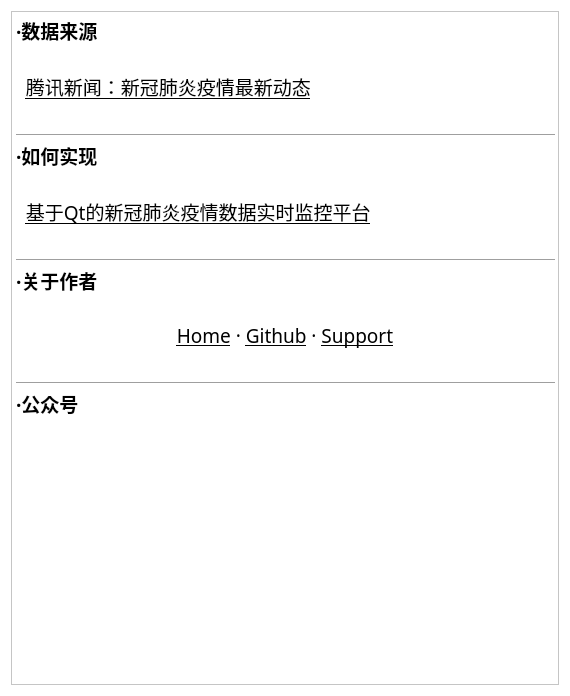
<?xml version="1.0" encoding="UTF-8"?>
<ui version="4.0">
 <class>about</class>
 <widget class="QDialog" name="about">
  <property name="geometry">
   <rect>
    <x>0</x>
    <y>0</y>
    <width>570</width>
    <height>696</height>
   </rect>
  </property>
  <property name="sizePolicy">
   <sizepolicy hsizetype="Minimum" vsizetype="Minimum">
    <horstretch>0</horstretch>
    <verstretch>0</verstretch>
   </sizepolicy>
  </property>
  <property name="minimumSize">
   <size>
    <width>570</width>
    <height>470</height>
   </size>
  </property>
  <property name="windowTitle">
   <string>Dialog</string>
  </property>
  <property name="styleSheet">
   <string notr="true">background-color: rgb(255, 255, 255);</string>
  </property>
  <layout class="QVBoxLayout" name="verticalLayout">
   <item>
    <widget class="QTextBrowser" name="tb_about">
     <property name="font">
      <font>
       <family>黑体</family>
       <pointsize>7</pointsize>
      </font>
     </property>
     <property name="html">
      <string>&lt;!DOCTYPE HTML PUBLIC &quot;-//W3C//DTD HTML 4.0//EN&quot; &quot;http://www.w3.org/TR/REC-html40/strict.dtd&quot;&gt;
&lt;html&gt;&lt;head&gt;&lt;meta name=&quot;qrichtext&quot; content=&quot;1&quot; /&gt;&lt;style type=&quot;text/css&quot;&gt;
p, li { white-space: pre-wrap; }
&lt;/style&gt;&lt;/head&gt;&lt;body style=&quot; font-family:'黑体'; font-size:7pt; font-weight:400; font-style:normal;&quot;&gt;
&lt;p style=&quot; margin-top:0px; margin-bottom:0px; margin-left:0px; margin-right:0px; -qt-block-indent:0; text-indent:0px;&quot;&gt;&lt;span style=&quot; font-size:14pt; font-weight:600;&quot;&gt;·数据来源&lt;/span&gt;&lt;/p&gt;
&lt;p style=&quot;-qt-paragraph-type:empty; margin-top:0px; margin-bottom:0px; margin-left:0px; margin-right:0px; -qt-block-indent:0; text-indent:0px; font-size:14pt; font-weight:600;&quot;&gt;&lt;br /&gt;&lt;/p&gt;
&lt;p style=&quot; margin-top:0px; margin-bottom:0px; margin-left:0px; margin-right:0px; -qt-block-indent:0; text-indent:0px;&quot;&gt;&lt;span style=&quot; font-size:14pt;&quot;&gt;  &lt;/span&gt;&lt;a href=&quot;https://news.qq.com/zt2020/page/feiyan.htm&quot;&gt;&lt;span style=&quot; font-size:14pt; text-decoration: underline; color:#000000;&quot;&gt;腾讯新闻：新冠肺炎疫情最新动态&lt;/span&gt;&lt;/a&gt;&lt;/p&gt;
&lt;p style=&quot;-qt-paragraph-type:empty; margin-top:0px; margin-bottom:0px; margin-left:0px; margin-right:0px; -qt-block-indent:0; text-indent:0px; font-size:14pt;&quot;&gt;&lt;br /&gt;&lt;/p&gt;
&lt;hr /&gt;
&lt;p style=&quot; margin-top:0px; margin-bottom:0px; margin-left:0px; margin-right:0px; -qt-block-indent:0; text-indent:0px;&quot;&gt;&lt;span style=&quot; font-size:14pt; font-weight:600;&quot;&gt;·如何实现&lt;/span&gt;&lt;/p&gt;
&lt;p style=&quot;-qt-paragraph-type:empty; margin-top:0px; margin-bottom:0px; margin-left:0px; margin-right:0px; -qt-block-indent:0; text-indent:0px; font-size:14pt;&quot;&gt;&lt;br /&gt;&lt;/p&gt;
&lt;p style=&quot; margin-top:0px; margin-bottom:0px; margin-left:0px; margin-right:0px; -qt-block-indent:0; text-indent:0px;&quot;&gt;&lt;span style=&quot; font-size:14pt;&quot;&gt;  &lt;/span&gt;&lt;a href=&quot;http://www.wangchaochao.top/2020/02/14/qt-ncov/&quot;&gt;&lt;span style=&quot; font-size:14pt; text-decoration: underline; color:#000000;&quot;&gt;基于Qt的新冠肺炎疫情数据实时监控平台&lt;/span&gt;&lt;/a&gt;&lt;/p&gt;
&lt;p style=&quot;-qt-paragraph-type:empty; margin-top:0px; margin-bottom:0px; margin-left:0px; margin-right:0px; -qt-block-indent:0; text-indent:0px; font-size:14pt; text-decoration: underline; color:#0000ff;&quot;&gt;&lt;br /&gt;&lt;/p&gt;
&lt;hr /&gt;
&lt;p style=&quot; margin-top:0px; margin-bottom:0px; margin-left:0px; margin-right:0px; -qt-block-indent:0; text-indent:0px;&quot;&gt;&lt;span style=&quot; font-size:14pt; font-weight:600;&quot;&gt;·关于作者&lt;/span&gt;&lt;/p&gt;
&lt;p style=&quot;-qt-paragraph-type:empty; margin-top:0px; margin-bottom:0px; margin-left:0px; margin-right:0px; -qt-block-indent:0; text-indent:0px; font-size:14pt;&quot;&gt;&lt;br /&gt;&lt;/p&gt;
&lt;p align=&quot;center&quot; style=&quot; margin-top:0px; margin-bottom:0px; margin-left:0px; margin-right:0px; -qt-block-indent:0; text-indent:0px;&quot;&gt;&lt;a href=&quot;http://www.wangchaochao.top/2020/02/14/qt-ncov/&quot;&gt;&lt;span style=&quot; font-size:14pt; text-decoration: underline; color:#000000;&quot;&gt;Home&lt;/span&gt;&lt;/a&gt;&lt;span style=&quot; font-size:14pt; color:#000000;&quot;&gt; · &lt;/span&gt;&lt;a href=&quot;https://github.com/qtexe/qt_2019_ncov&quot;&gt;&lt;span style=&quot; font-size:14pt; text-decoration: underline; color:#000000;&quot;&gt;Github&lt;/span&gt;&lt;/a&gt;&lt;span style=&quot; font-size:14pt; color:#000000;&quot;&gt; · &lt;/span&gt;&lt;a href=&quot;https://wcc-blog.oss-cn-beijing.aliyuncs.com/payQR.jpg&quot;&gt;&lt;span style=&quot; font-size:14pt; text-decoration: underline; color:#000000;&quot;&gt;Support&lt;/span&gt;&lt;/a&gt;&lt;/p&gt;
&lt;p style=&quot;-qt-paragraph-type:empty; margin-top:0px; margin-bottom:0px; margin-left:0px; margin-right:0px; -qt-block-indent:0; text-indent:0px; font-size:14pt;&quot;&gt;&lt;br /&gt;&lt;/p&gt;
&lt;hr /&gt;
&lt;p style=&quot; margin-top:0px; margin-bottom:0px; margin-left:0px; margin-right:0px; -qt-block-indent:0; text-indent:0px;&quot;&gt;&lt;span style=&quot; font-size:14pt; font-weight:600;&quot;&gt;·公众号&lt;/span&gt;&lt;/p&gt;
&lt;p style=&quot;-qt-paragraph-type:empty; margin-top:0px; margin-bottom:0px; margin-left:0px; margin-right:0px; -qt-block-indent:0; text-indent:0px; font-size:14pt;&quot;&gt;&lt;br /&gt;&lt;/p&gt;
&lt;p align=&quot;center&quot; style=&quot; margin-top:0px; margin-bottom:0px; margin-left:0px; margin-right:0px; -qt-block-indent:0; text-indent:0px;&quot;&gt;&lt;img src=&quot;:/my_sub.jpg&quot; /&gt;&lt;/p&gt;&lt;/body&gt;&lt;/html&gt;</string>
     </property>
    </widget>
   </item>
  </layout>
 </widget>
 <resources/>
 <connections/>
</ui>
